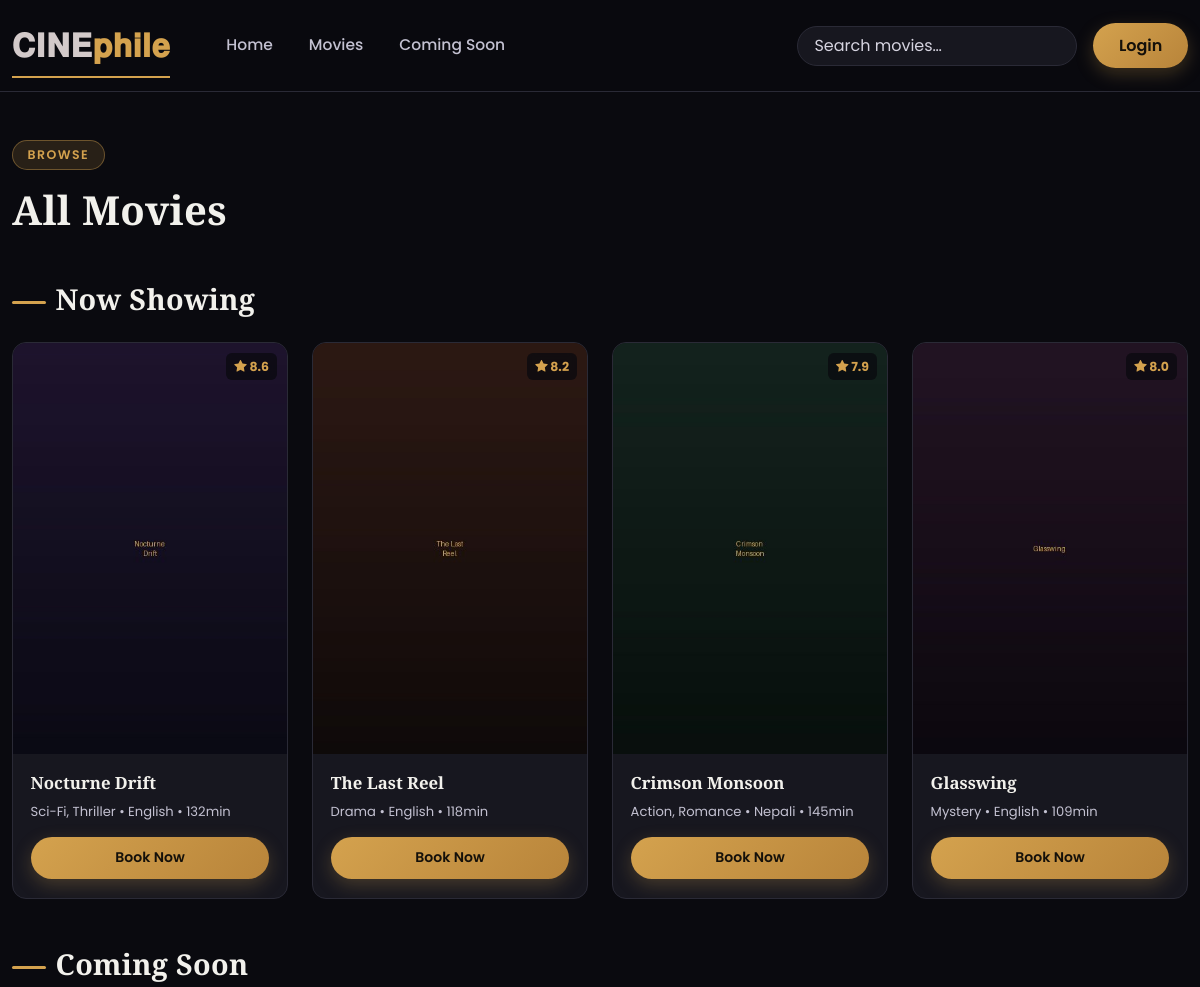
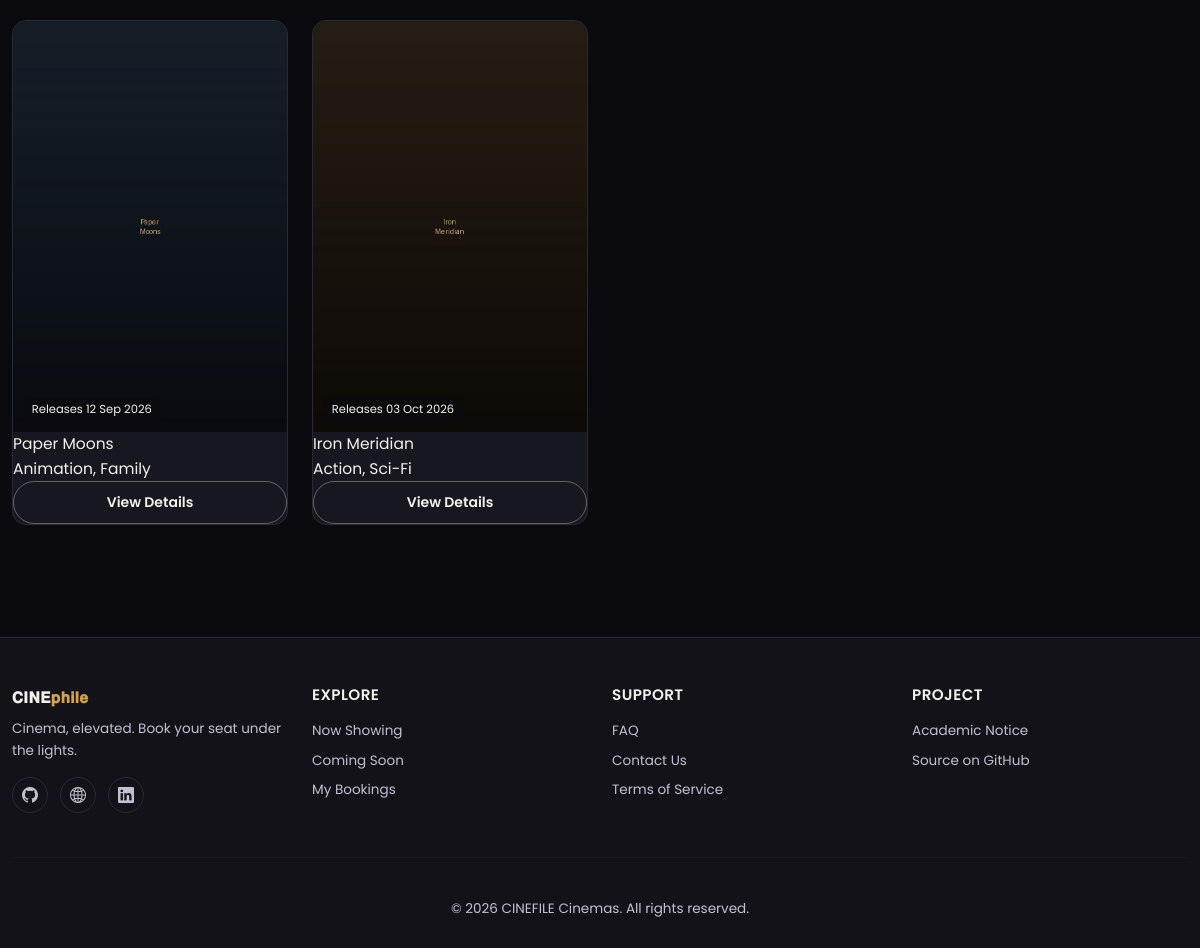
The app's page /movies.php with its own data (2 pictures, top to bottom).
### tables this page shows
CREATE TABLE movies (
  id INT AUTO_INCREMENT PRIMARY KEY,
  title VARCHAR(200) NOT NULL,
  genre VARCHAR(150) NOT NULL,
  language VARCHAR(80) NOT NULL,
  duration INT NOT NULL COMMENT 'minutes',
  rating DECIMAL(2,1) DEFAULT 0.0,
  poster VARCHAR(255) DEFAULT NULL,
  backdrop VARCHAR(255) DEFAULT NULL,
  description TEXT,
  trailer_url VARCHAR(255) DEFAULT NULL,
  release_date DATE DEFAULT NULL,
  status ENUM('now_showing','coming_soon') DEFAULT 'now_showing',
  created_at TIMESTAMP DEFAULT CURRENT_TIMESTAMP,
  updated_at TIMESTAMP DEFAULT CURRENT_TIMESTAMP ON UPDATE CURRENT_TIMESTAMP,
  FULLTEXT KEY ft_search (title, genre, language)
);

### includes/functions.php (called while the page is built, shortened)
<?php
function format_date_pretty($date): string
{
    return date('d M Y', strtotime($date));
}

### movies.php (the view, shortened to what this page needs)
<?php
require_once __DIR__ . '/includes/auth.php';
$nowShowing = $pdo->query("SELECT * FROM movies WHERE status='now_showing' ORDER BY created_at DESC")->fetchAll();
$comingSoon = $pdo->query("SELECT * FROM movies WHERE status='coming_soon' ORDER BY release_date ASC")->fetchAll();
include __DIR__ . '/includes/header.php';
include __DIR__ . '/includes/navbar.php';
?>
<div class="container container-xl py-5">
  <div class="mb-5">
    <span class="lm-hero-badge">Browse</span>
    <h1 class="font-display fw-bold">All Movies</h1>
  </div>
  <div class="lm-section-head" id="now">
    <h2><span class="lm-accent-bar"></span>Now Showing</h2>
  </div>
  <div class="row g-4 mb-5">
    <?php foreach ($nowShowing as $m): ?>
    <div class="col-6 col-md-4 col-lg-3">
      <a href="movie.php?id=<?= $m['id'] ?>" class="movie-card d-block">
        <div class="poster-wrap">
          <img src="<?= htmlspecialchars($m['poster'] ?: 'assets/images/movies/placeholder.jpg') ?>" alt="<?= htmlspecialchars($m['title']) ?>" loading="lazy">
          <?php if ($m['rating'] > 0): ?><span class="rating-badge"><i class="bi bi-star-fill"></i> <?= number_format($m['rating'],1) ?></span><?php endif; ?>
        </div>
        <div class="card-body">
          <div class="movie-title"><?= htmlspecialchars($m['title']) ?></div>
          <div class="movie-meta"><?= htmlspecialchars($m['genre']) ?> • <?= htmlspecialchars($m['language']) ?> • <?= (int)$m['duration'] ?>min</div>
          <span class="btn btn-lumiere btn-sm w-100">Book Now</span>
        </div>
      </a>
    </div>
    <?php endforeach; ?>
  </div>
  <div class="lm-section-head" id="coming-soon">
    <h2><span class="lm-accent-bar"></span>Coming Soon</h2>
  </div>
  <div class="row g-4">
    <?php foreach ($comingSoon as $m): ?>
    <div class="col-6 col-md-4 col-lg-3">
      <a href="movie.php?id=<?= $m['id'] ?>" class="coming-card d-block">
        <div class="poster-wrap">
          <img src="<?= htmlspecialchars($m['poster'] ?: 'assets/images/movies/placeholder.jpg') ?>" alt="<?= htmlspecialchars($m['title']) ?>" loading="lazy">
          <span class="release-badge">Releases <?= format_date_pretty($m['release_date']) ?></span>
        </div>
        <div class="card-body">
          <div class="movie-title"><?= htmlspecialchars($m['title']) ?></div>
          <div class="movie-meta"><?= htmlspecialchars($m['genre']) ?></div>
          <span class="btn btn-outline-lumiere btn-sm w-100">View Details</span>
        </div>
      </a>
    </div>
    <?php endforeach; ?>
  </div>
</div>
<?php include __DIR__ . '/includes/footer.php'; ?>

### assets/css/style.css (style rules this page uses)
:root { --lm-bg: #0a0a0f; --lm-bg-soft: #121218; --lm-surface: #17171f; --lm-surface-2: #1e1e28; --lm-border: #2a2a36; --lm-text: #f2f1ec; --lm-text-dim: #c3c1d1; --lm-accent: #d4a24e; --lm-accent-soft: rgba(212, 162, 78, 0.15); --lm-accent-2: #e0523b; --lm-success: #4caf7d; --lm-danger: #e0523b; --lm-radius: 14px; --lm-radius-sm: 8px; --lm-font: 'Poppins', -apple-system, BlinkMacSystemFont, 'Segoe UI', sans-serif; --lm-font-display: 'Playfair Display', Georgia, serif; }
* { box-sizing: border-box; }
body { background: var(--lm-bg); color: var(--lm-text); font-family: var(--lm-font); font-size: 15.5px; line-height: 1.6; }
h1, h2, h3, h4, .font-display { font-family: var(--lm-font-display); letter-spacing: 0.3px; }
a { text-decoration: none; color: inherit; }
.container-xl { max-width: 1280px; }
.btn-lumiere { background: linear-gradient(135deg, var(--lm-accent), #b8843a); color: #14100a; border: none; font-weight: 600; padding: 0.65rem 1.6rem; border-radius: 999px; transition: transform 0.2s ease, box-shadow 0.2s ease; box-shadow: 0 6px 18px rgba(212, 162, 78, 0.25); }
.btn-outline-lumiere { background: transparent; border: 1.5px solid rgba(242, 241, 236, 0.35); color: var(--lm-text); border-radius: 999px; font-weight: 600; padding: 0.6rem 1.5rem; transition: all 0.2s ease; }
.lm-hero-badge { display: inline-block; background: var(--lm-accent-soft); color: var(--lm-accent); border: 1px solid rgba(212,162,78,0.4); border-radius: 999px; padding: 0.25rem 0.9rem; font-size: 0.78rem; letter-spacing: 1.5px; text-transform: uppercase; font-weight: 600; margin-bottom: 1rem; }
.lm-section-head { display: flex; align-items: center; justify-content: space-between; margin-bottom: 1.6rem; }
.lm-section-head h2 { font-size: 1.8rem; font-weight: 700; margin: 0; }
.lm-section-head .lm-accent-bar { display: inline-block; width: 34px; height: 3px; background: var(--lm-accent); border-radius: 3px; margin-right: 0.6rem; vertical-align: middle; }
.movie-card { background: var(--lm-surface); border: 1px solid var(--lm-border); border-radius: var(--lm-radius); overflow: hidden; transition: transform 0.28s ease, box-shadow 0.28s ease, border-color 0.28s ease; height: 100%; }
.movie-card .poster-wrap { position: relative; aspect-ratio: 2/3; overflow: hidden; }
.movie-card .poster-wrap img { width: 100%; height: 100%; object-fit: cover; transition: transform 0.4s ease; }
.movie-card .rating-badge { position: absolute; top: 10px; right: 10px; background: rgba(10,10,15,0.75); color: var(--lm-accent); font-weight: 700; font-size: 0.78rem; padding: 0.2rem 0.5rem; border-radius: 6px; backdrop-filter: blur(4px); }
.movie-card .card-body { padding: 1rem 1.1rem 1.2rem; }
.movie-card .movie-title { font-family: var(--lm-font-display); font-weight: 700; font-size: 1.05rem; margin-bottom: 0.25rem; white-space: nowrap; overflow: hidden; text-overflow: ellipsis; }
.movie-card .movie-meta { color: var(--lm-text-dim); font-size: 0.82rem; margin-bottom: 0.9rem; }
.coming-card { background: var(--lm-surface); border: 1px solid var(--lm-border); border-radius: var(--lm-radius); overflow: hidden; height: 100%; }
.coming-card .poster-wrap { aspect-ratio: 2/3; overflow: hidden; position: relative; }
.coming-card .poster-wrap img { width: 100%; height: 100%; object-fit: cover; filter: saturate(0.7); }
.coming-card .release-badge { position: absolute; bottom: 10px; left: 10px; background: rgba(10,10,15,0.8); color: var(--lm-text); font-size: 0.72rem; padding: 0.2rem 0.55rem; border-radius: 6px; }

### records on screen
movies: poster (picture), rating "8.6", title "Nocturne Drift", genre "Sci-Fi, Thriller", language "English", duration "132"
movies: poster (picture), rating "8.2", title "The Last Reel", genre "Drama", language "English", duration "118"
movies: poster (picture), rating "7.9", title "Crimson Monsoon", genre "Action, Romance", language "Nepali", duration "145"
movies: poster (picture), rating "8.0", title "Glasswing", genre "Mystery", language "English", duration "109"
movies: poster (picture), release_date "12 Sep 2026", title "Paper Moons", genre "Animation, Family"
movies: poster (picture), release_date "03 Oct 2026", title "Iron Meridian", genre "Action, Sci-Fi"
